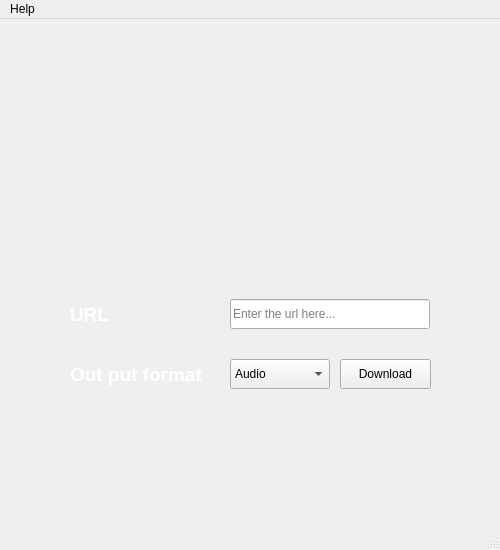
<?xml version="1.0" encoding="UTF-8"?>
<ui version="4.0">
 <class>MainWindow</class>
 <widget class="QMainWindow" name="MainWindow">
  <property name="geometry">
   <rect>
    <x>0</x>
    <y>0</y>
    <width>500</width>
    <height>550</height>
   </rect>
  </property>
  <property name="windowTitle">
   <string>Skull Downloader</string>
  </property>
  <property name="autoFillBackground">
   <bool>true</bool>
  </property>
  <property name="styleSheet">
   <string notr="true">MainWindow {
background-color: black; 
background-image:url(./images/background_image.png); 
background-repeat: no-repeat;
}</string>
  </property>
  <widget class="QWidget" name="central_widget">
   <property name="autoFillBackground">
    <bool>false</bool>
   </property>
   <property name="styleSheet">
    <string notr="true">#central_widget {
	opacity: 0;
}</string>
   </property>
   <widget class="QLabel" name="skull_downloader_logo_label">
    <property name="geometry">
     <rect>
      <x>150</x>
      <y>50</y>
      <width>200</width>
      <height>200</height>
     </rect>
    </property>
    <property name="text">
     <string/>
    </property>
    <property name="pixmap">
     <pixmap resource="../resources.qrc">:/logos/skull_logo.png</pixmap>
    </property>
    <property name="scaledContents">
     <bool>true</bool>
    </property>
   </widget>
   <widget class="QLabel" name="media_format_label">
    <property name="geometry">
     <rect>
      <x>70</x>
      <y>340</y>
      <width>150</width>
      <height>30</height>
     </rect>
    </property>
    <property name="font">
     <font>
      <pointsize>14</pointsize>
      <weight>75</weight>
      <bold>true</bold>
     </font>
    </property>
    <property name="styleSheet">
     <string notr="true">#media_format_label {
	color: white;
}</string>
    </property>
    <property name="text">
     <string>Out put format</string>
    </property>
   </widget>
   <widget class="QLabel" name="url_label">
    <property name="geometry">
     <rect>
      <x>70</x>
      <y>280</y>
      <width>150</width>
      <height>30</height>
     </rect>
    </property>
    <property name="font">
     <font>
      <pointsize>14</pointsize>
      <weight>75</weight>
      <bold>true</bold>
     </font>
    </property>
    <property name="styleSheet">
     <string notr="true">#url_label {
	color: white;
}</string>
    </property>
    <property name="text">
     <string>URL</string>
    </property>
   </widget>
   <widget class="QComboBox" name="media_format_choice_combo_box">
    <property name="geometry">
     <rect>
      <x>230</x>
      <y>340</y>
      <width>100</width>
      <height>30</height>
     </rect>
    </property>
    <item>
     <property name="text">
      <string>Audio</string>
     </property>
    </item>
    <item>
     <property name="text">
      <string>Video</string>
     </property>
    </item>
   </widget>
   <widget class="QLineEdit" name="url_line_edit">
    <property name="geometry">
     <rect>
      <x>230</x>
      <y>280</y>
      <width>200</width>
      <height>30</height>
     </rect>
    </property>
    <property name="placeholderText">
     <string>Enter the url here...</string>
    </property>
   </widget>
   <widget class="QPushButton" name="download_button">
    <property name="geometry">
     <rect>
      <x>340</x>
      <y>340</y>
      <width>91</width>
      <height>30</height>
     </rect>
    </property>
    <property name="text">
     <string>Download</string>
    </property>
   </widget>
   <widget class="QLabel" name="info_label">
    <property name="geometry">
     <rect>
      <x>50</x>
      <y>450</y>
      <width>400</width>
      <height>70</height>
     </rect>
    </property>
    <property name="styleSheet">
     <string notr="true">#info_label {
	color: white;
}</string>
    </property>
    <property name="text">
     <string/>
    </property>
    <property name="wordWrap">
     <bool>true</bool>
    </property>
   </widget>
  </widget>
  <widget class="QMenuBar" name="menu_bar">
   <property name="geometry">
    <rect>
     <x>0</x>
     <y>0</y>
     <width>500</width>
     <height>22</height>
    </rect>
   </property>
   <widget class="QMenu" name="help_menu">
    <property name="title">
     <string>Help</string>
    </property>
    <addaction name="credits_action_button"/>
    <addaction name="help_page_action_button"/>
   </widget>
   <addaction name="help_menu"/>
  </widget>
  <widget class="QStatusBar" name="statusbar"/>
  <action name="credits_action_button">
   <property name="text">
    <string>Credits</string>
   </property>
  </action>
  <action name="help_page_action_button">
   <property name="text">
    <string>Help Page</string>
   </property>
  </action>
 </widget>
 <resources>
  <include location="../resources.qrc"/>
 </resources>
 <connections/>
</ui>
